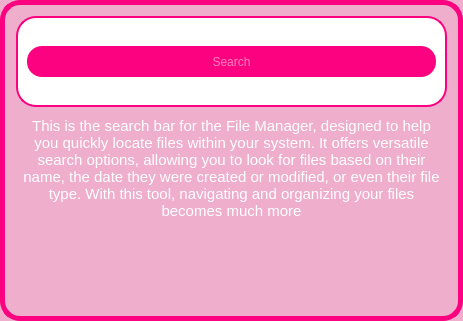
               <widget class="QFrame" name="frame_28">
                <property name="minimumSize">
                 <size>
                  <width>451</width>
                  <height>261</height>
                 </size>
                </property>
                <property name="styleSheet">
                 <string notr="true">background-color: rgb(238, 174, 204);
border-radius: 20px;
border: 5px solid  rgb(252, 2, 128);
</string>
                </property>
                <property name="frameShape">
                 <enum>QFrame::StyledPanel</enum>
                </property>
                <property name="frameShadow">
                 <enum>QFrame::Raised</enum>
                </property>
                <layout class="QGridLayout" name="gridLayout_39">
                 <item row="1" column="0">
                  <widget class="QTextBrowser" name="textBrowser_5">
                   <property name="minimumSize">
                    <size>
                     <width>401</width>
                     <height>48</height>
                    </size>
                   </property>
                   <property name="styleSheet">
                    <string notr="true">border: none;</string>
                   </property>
                   <property name="html">
                    <string>&lt;!DOCTYPE HTML PUBLIC &quot;-//W3C//DTD HTML 4.0//EN&quot; &quot;http://www.w3.org/TR/REC-html40/strict.dtd&quot;&gt;
&lt;html&gt;&lt;head&gt;&lt;meta name=&quot;qrichtext&quot; content=&quot;1&quot; /&gt;&lt;style type=&quot;text/css&quot;&gt;
p, li { white-space: pre-wrap; }
&lt;/style&gt;&lt;/head&gt;&lt;body style=&quot; font-family:'.AppleSystemUIFont'; font-size:13pt; font-weight:400; font-style:normal;&quot;&gt;
&lt;p align=&quot;center&quot; style=&quot; margin-top:0px; margin-bottom:0px; margin-left:0px; margin-right:0px; -qt-block-indent:0; text-indent:0px;&quot;&gt;&lt;span style=&quot; font-family:'Courier New'; font-size:11pt; color:#ffffff;&quot;&gt;This is the search bar for the File Manager, designed to help you quickly locate files within your system. It offers versatile search options, allowing you to look for files based on their name, the date they were created or modified, or even their file type. With this tool, navigating and organizing your files becomes much more&lt;/span&gt;&lt;/p&gt;&lt;/body&gt;&lt;/html&gt;</string>
                   </property>
                  </widget>
                 </item>
                 <item row="0" column="0">
                  <widget class="QFrame" name="frame_29">
                   <property name="sizePolicy">
                    <sizepolicy hsizetype="Expanding" vsizetype="Fixed">
                     <horstretch>0</horstretch>
                     <verstretch>0</verstretch>
                    </sizepolicy>
                   </property>
                   <property name="minimumSize">
                    <size>
                     <width>431</width>
                     <height>91</height>
                    </size>
                   </property>
                   <property name="maximumSize">
                    <size>
                     <width>16777215</width>
                     <height>91</height>
                    </size>
                   </property>
                   <property name="styleSheet">
                    <string notr="true">background-color: rgb(255, 255, 255);
border-radius: 20px;
border: 2px solid  rgb(252, 2, 128);</string>
                   </property>
                   <property name="frameShape">
                    <enum>QFrame::StyledPanel</enum>
                   </property>
                   <property name="frameShadow">
                    <enum>QFrame::Raised</enum>
                   </property>
                   <layout class="QGridLayout" name="gridLayout_40">
                    <item row="0" column="0">
                     <spacer name="verticalSpacer_32">
                      <property name="orientation">
                       <enum>Qt::Vertical</enum>
                      </property>
                      <property name="sizeHint" stdset="0">
                       <size>
                        <width>20</width>
                        <height>7</height>
                       </size>
                      </property>
                     </spacer>
                    </item>
                    <item row="1" column="0">
                     <widget class="QLineEdit" name="lineEdit_9">
                      <property name="enabled">
                       <bool>false</bool>
                      </property>
                      <property name="minimumSize">
                       <size>
                        <width>401</width>
                        <height>31</height>
                       </size>
                      </property>
                      <property name="styleSheet">
                       <string notr="true">border-radius: 15px;
background-color: rgb(252, 2, 128);
color: rgb(255, 255, 255);
font: 87 12pt &quot;Arial Black&quot;;
border:none;</string>
                      </property>
                      <property name="alignment">
                       <set>Qt::AlignCenter</set>
                      </property>
                      <property name="placeholderText">
                       <string>Search</string>
                      </property>
                     </widget>
                    </item>
                    <item row="2" column="0">
                     <spacer name="verticalSpacer_33">
                      <property name="orientation">
                       <enum>Qt::Vertical</enum>
                      </property>
                      <property name="sizeHint" stdset="0">
                       <size>
                        <width>20</width>
                        <height>7</height>
                       </size>
                      </property>
                     </spacer>
                    </item>
                   </layout>
                  </widget>
                 </item>
                </layout>
               </widget>
